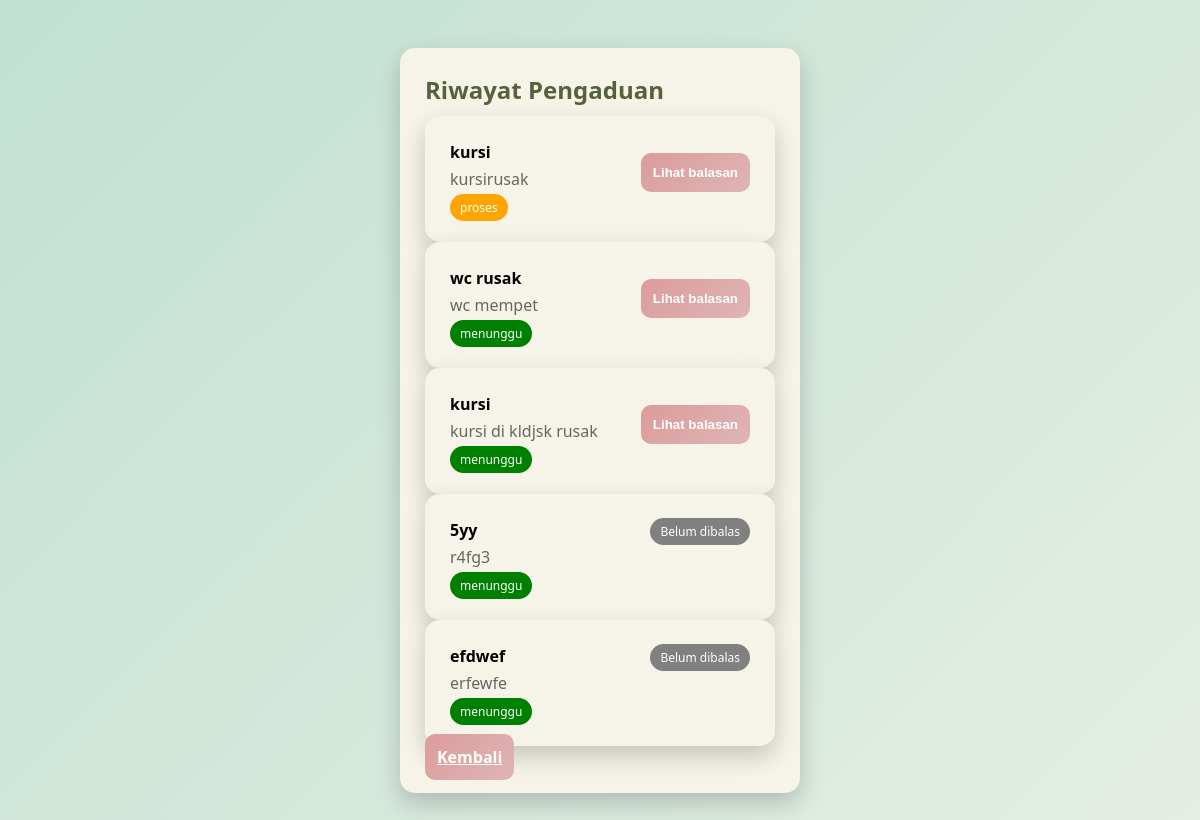
Page /views/riwayat.php (signed in) on the committed database.
### tables this page shows
CREATE TABLE `aspirasi` (
  `id` int(11) NOT NULL,
  `siswa_id` int(11) DEFAULT NULL,
  `judul` varchar(200) DEFAULT NULL,
  `isi` text DEFAULT NULL,
  `kategori` varchar(100) DEFAULT NULL,
  `status` varchar(20) DEFAULT 'menunggu',
  `created_at` datetime DEFAULT current_timestamp(),
  `balasan` text DEFAULT NULL
);

### models/Aspirasi.php (called while the page is built, shortened)
<?php
class Aspirasi {
    private $conn;
    public function __construct($conn) {
        $this->conn = $conn;
    }
    public function getUmpanBalik($id_pengaduan) {
        $stmt = $this->conn->prepare("SELECT * FROM umpan_balik WHERE id_pengaduan = ?");
        $stmt->execute([$id_pengaduan]);
        return $stmt->fetch(PDO::FETCH_ASSOC);
    }
    public function getBySiswa($id) {
        $stmt = $this->conn->prepare("SELECT * FROM aspirasi WHERE siswa_id=?");
        $stmt->execute([$id]);
        return $stmt->fetchAll(PDO::FETCH_ASSOC);
    }
}
?>

### views/riwayat.php (the view, shortened to what this page needs)
<?php
require_once '../config/database.php';
require_once '../models/Aspirasi.php';
$db = new Database();
$conn = $db->connect();
$asp = new Aspirasi($conn);
$data = $asp->getBySiswa($_SESSION['user']['id']);
?>
<!DOCTYPE html>
<html>
<head>
    <link rel="stylesheet" href="/ujikom_pengaduan_deva/assets/css/app.css">
</head>
<body>
<div class="center-box">
    <div class="card">
        <h2>Riwayat Pengaduan</h2>
    <?php foreach($data as $d): ?>
    <?php $fb = $asp->getUmpanBalik($d['id']); ?>
<div class="card riwayat-item">
    <div class="riwayat-left">
        <b><?= $d['judul'] ?></b>
        <p><?= $d['isi'] ?></p>
        <span class="badge
            <?= $d['status']=='pending' ? 'badge-pending' :
               ($d['status']=='proses' ? 'badge-proses' : 'badge-selesai') ?>">
            <?= $d['status'] ?>
        </span>
    </div>
    <div class="riwayat-right">
   <?php if ($fb): ?>
    <button class="btn btn-success"
        data-balasan="<?= htmlspecialchars($fb['isi'], ENT_QUOTES, 'UTF-8') ?>"
        onclick="openModalFromBtn(this)">
        Lihat balasan
    </button>
<?php else: ?>
    <span class="badge badge-pending">Belum dibalas</span>
<?php endif; ?>
</div>
</div>
<?php endforeach; ?>
        <a href="siswa.php" class="btn btn-primary btn-block" style="margin-top:10px;">
            Kembali
        </a>
    </div>
</div>
</body>
</html>

### assets/css/app.css (style rules this page uses)
* { margin: 0; padding: 0; box-sizing: border-box; }
body { padding: 20px; font-family: 'Segoe UI', sans-serif; background: linear-gradient(135deg, #C0E1D2, #E5EEE4); min-height: 100vh; }
.center-box { display: flex; justify-content: center; align-items: center; min-height: 100vh; }
.card { background: #F6F4E8; padding: 25px; border-radius: 15px; width: 100%; max-width: 400px; box-shadow: 0 10px 25px rgba(0,0,0,0.2); animation: fadeIn 0.5s ease; }
.riwayat-item { display: flex; justify-content: space-between; align-items: flex-start; gap: 15px; }
.riwayat-left { flex: 1; max-width: 75%; }
.riwayat-left p { margin: 5px 0; word-break: break-word; }
.riwayat-right { white-space: nowrap; margin-left: 10px; }
h2 { margin-bottom: 10px; color: #57613c; }
p { color: #666; margin-bottom: 15px; }
button { cursor: pointer; }
.btn { margin-top: 12px; padding: 12px; border: none; border-radius: 10px; font-weight: bold; transition: 0.3s; }
.btn-block { width: 100%; }
.btn-primary { background: linear-gradient(135deg, #DC9B9B, #dfb5b5); color: white; }
.btn-success { background: linear-gradient(135deg, #DC9B9B, #dfb5b5); color: white; }
.badge { padding: 5px 10px; border-radius: 20px; color: white; font-size: 12px; }
.badge-pending { background: gray; }
.badge-proses { background: orange; }
.badge-selesai { background: green; }

### rows in the picture
aspirasi: judul "kursi", isi "kursirusak", status "proses"
aspirasi: judul "wc rusak", isi "wc mempet", status "menunggu"
aspirasi: judul "kursi", isi "kursi di kldjsk rusak", status "menunggu"
aspirasi: judul "5yy", isi "r4fg3", status "menunggu", shows "Belum dibalas"
aspirasi: judul "efdwef", isi "erfewfe", status "menunggu", shows "Belum dibalas"
